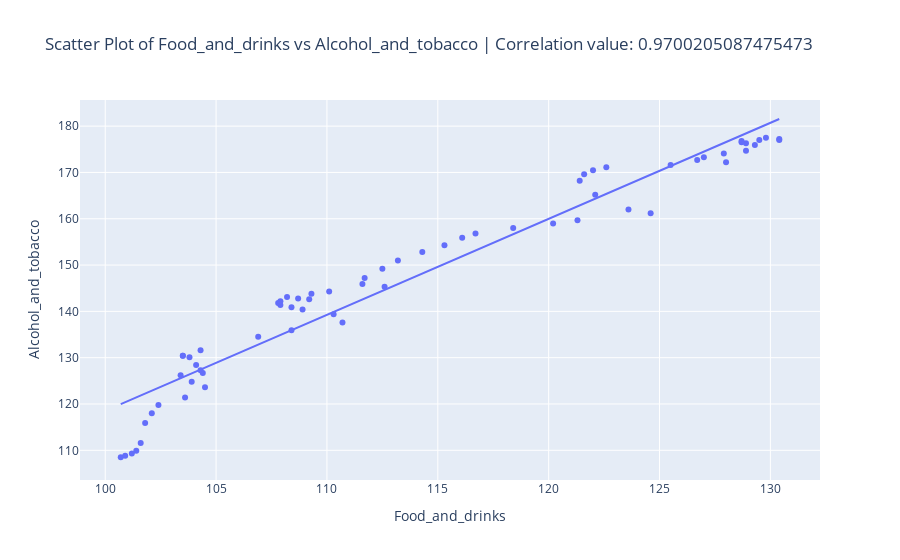

This figure's notebook cell:
### Markdown cell above
### Correlation among different FMCG Products

### Code cell
cpi_components = ['Food_and_drinks', 'Alcohol_and_tobacco', 'Household_consumable_goods', 'Medication', 'Stationery']
FIRST_INDEX = 0
SECOND_INDEX = 1
fig = px.scatter(
        merged_data,
        x=cpi_components[FIRST_INDEX],
        y=cpi_components[SECOND_INDEX],
        title=f'Scatter Plot of {cpi_components[FIRST_INDEX]} vs {cpi_components[SECOND_INDEX]} | Correlation value: {np.corrcoef(merged_data[cpi_components[FIRST_INDEX]], merged_data[cpi_components[SECOND_INDEX]])[0][1]}',
        labels={component: component, 'Rate': 'Inflation Rate'},
        trendline='ols'  # Add a trendline
    )
fig.show()

### Figure 1 — Plotly figure (JSON) as saved in the notebook; plotly's stock layout.template omitted (floating-point values rounded to 4 significant figures)
{"data": [{"hovertemplate": "Food_and_drinks=%{x}<br>Alcohol_and_tobacco=%{y}<extra></extra>", "legendgroup": "", "marker": {"color": "#636efa", "symbol": "circle"}, "mode": "markers", "name": "", "orientation": "v", "showlegend": false, "type": "scatter", "x": [100.7, 100.9, 101.2, 101.4, 101.6, 101.8, 102.1, 102.4, 103.6, 104.5, 103.9, 103.4, 104.4, 104.3, 104.1, 103.8, 103.5, 103.5, 104.3, 106.9, 108.4, 110.7, 110.3, 108.9, 108.4, 107.9, 107.8, 107.9, 109.2, 108.7, 108.2, 109.3, 110.1, 112.6, 111.6, 111.7, 112.5, 113.2, 114.3, 115.3, 116.1, 116.7, 118.4, 120.2, 121.3, 124.6, 123.6, 122.1, 121.4, 121.6, 122, 122.6, 125.5, 128, 126.7, 127, 127.9, 128.9, 129.3, 128.9, 128.7, 128.7, 129.5, 130.4, 130.4, 129.8], "xaxis": "x", "y": [108.5, 108.8, 109.3, 109.9, 111.6, 115.9, 118, 119.8, 121.4, 123.6, 124.8, 126.2, 126.7, 127.3, 128.4, 130.1, 130.4, 130.4, 131.6, 134.5, 135.9, 137.6, 139.4, 140.4, 140.9, 141.4, 141.8, 142.2, 142.6, 142.8, 143.1, 143.8, 144.3, 145.3, 145.9, 147.2, 149.2, 151, 152.8, 154.3, 155.9, 156.8, 158, 159, 159.7, 161.2, 162, 165.2, 168.2, 169.6, 170.5, 171.1, 171.6, 172.2, 172.7, 173.3, 174.1, 174.7, 175.9, 176.3, 176.5, 176.8, 177, 177, 177.2, 177.5], "yaxis": "y"}, {"hovertemplate": "<b>OLS trendline</b><br>Alcohol_and_tobacco = 2.07269 * Food_and_drinks + -88.738<br>R<sup>2</sup>=0.940940<br><br>Food_and_drinks=%{x}<br>Alcohol_and_tobacco=%{y} <b>(trend)</b><extra></extra>", "legendgroup": "", "marker": {"color": "#636efa", "symbol": "circle"}, "mode": "lines", "name": "", "showlegend": false, "type": "scatter", "x": [100.7, 100.9, 101.2, 101.4, 101.6, 101.8, 102.1, 102.4, 103.4, 103.5, 103.5, 103.6, 103.8, 103.9, 104.1, 104.3, 104.3, 104.4, 104.5, 106.9, 107.8, 107.9, 107.9, 108.2, 108.4, 108.4, 108.7, 108.9, 109.2, 109.3, 110.1, 110.3, 110.7, 111.6, 111.7, 112.5, 112.6, 113.2, 114.3, 115.3, 116.1, 116.7, 118.4, 120.2, 121.3, 121.4, 121.6, 122, 122.1, 122.6, 123.6, 124.6, 125.5, 126.7, 127, 127.9, 128, 128.7, 128.7, 128.9, 128.9, 129.3, 129.5, 129.8, 130.4, 130.4], "xaxis": "x", "y": [120.0, 120.4, 121.0, 121.4, 121.8, 122.3, 122.9, 123.5, 125.6, 125.8, 125.8, 126.0, 126.4, 126.6, 127.0, 127.4, 127.4, 127.7, 127.9, 132.8, 134.7, 134.9, 134.9, 135.5, 135.9, 135.9, 136.6, 137.0, 137.6, 137.8, 139.5, 139.9, 140.7, 142.6, 142.8, 144.4, 144.6, 145.9, 148.2, 150.2, 151.9, 153.1, 156.7, 160.4, 162.7, 162.9, 163.3, 164.1, 164.3, 165.4, 167.4, 169.5, 171.4, 173.9, 174.5, 176.4, 176.6, 178.0, 178.0, 178.4, 178.4, 179.3, 179.7, 180.3, 181.5, 181.5], "yaxis": "y"}], "layout": {"legend": {"tracegroupgap": 0}, "title": {"text": "Scatter Plot of Food_and_drinks vs Alcohol_and_tobacco | Correlation value: 0.9700205087475473"}, "xaxis": {"anchor": "y", "domain": [0, 1], "title": {"text": "Food_and_drinks"}}, "yaxis": {"anchor": "x", "domain": [0, 1], "title": {"text": "Alcohol_and_tobacco"}}}}
